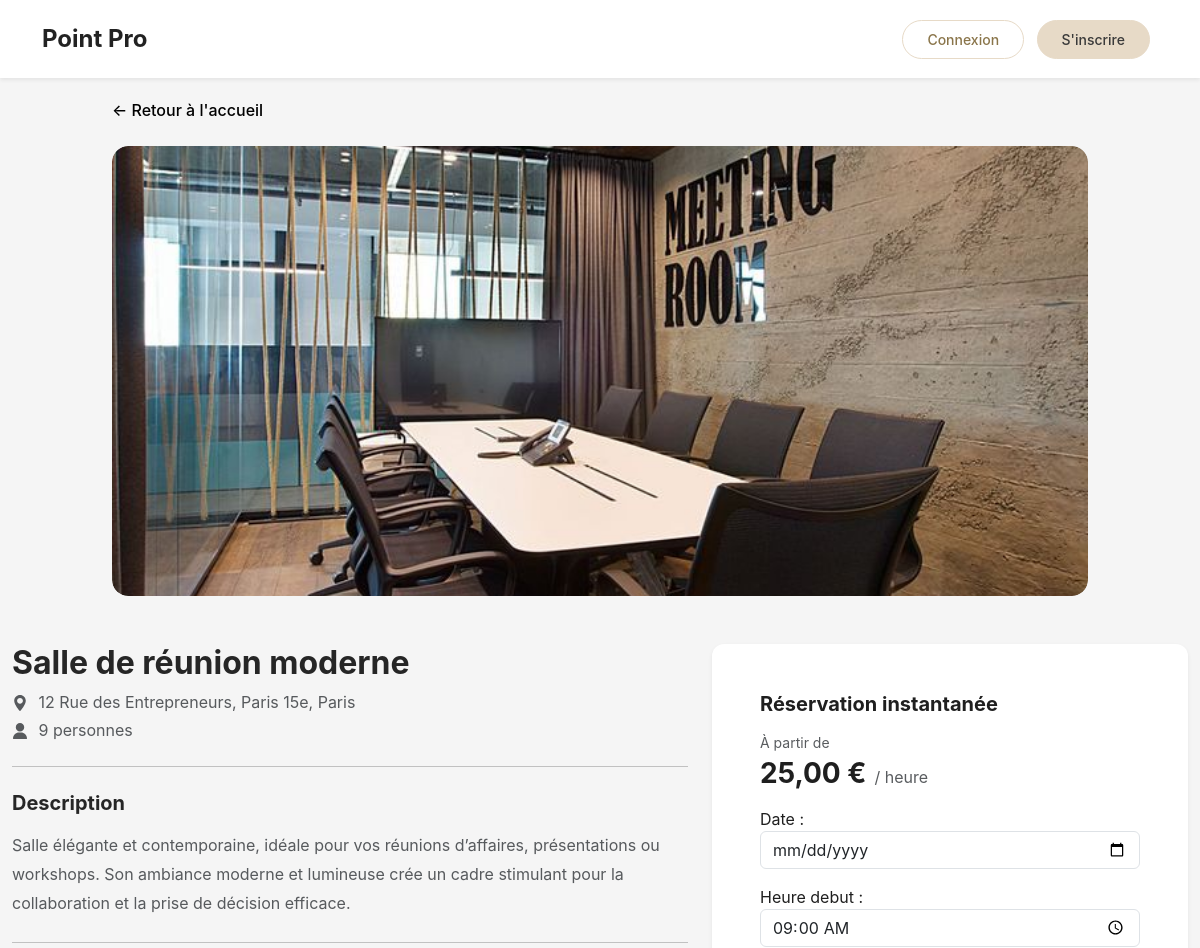
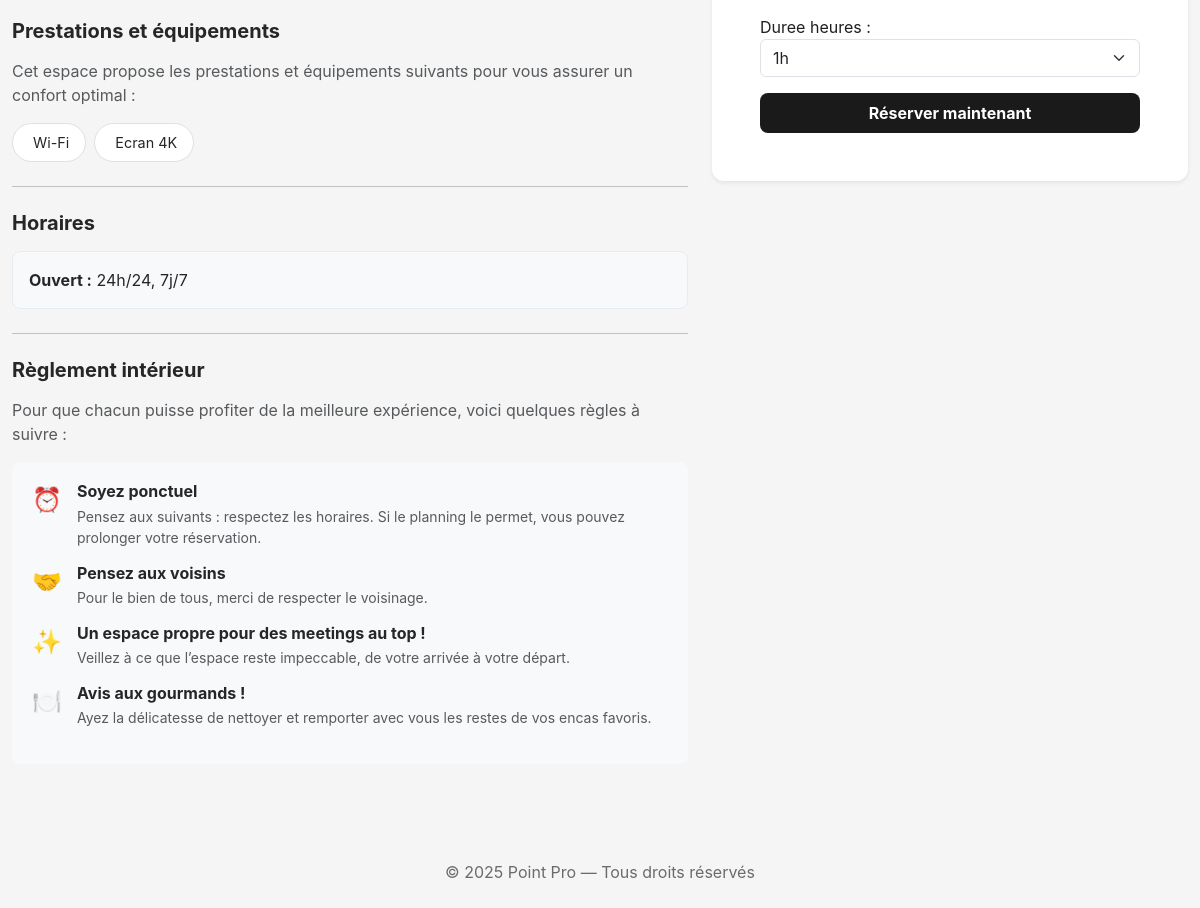
Page /espace/1/ on the committed database (2 pictures, top to bottom).
### client/models.py (models this page shows, shortened)
class Espace(models.Model):
    TYPE_CHOICES = [
        ('petite_salle', 'Petite salle'),
        ('moyenne_salle', 'Moyenne salle'),
        ('grande_salle', 'Grande salle'),
        ('reunion', 'Salle de réunion'),
        ('brainstorming', 'Salle de brainstorming'),
        ('studio', 'Salle de studio'),
        ('espace_detente', 'Espace détente'),
        ('espace_formation', 'Salle de formation'),
    ]
    nom = models.CharField(max_length=100)
    description = models.TextField(blank=True)
    type_espace = models.CharField(max_length=50, choices=TYPE_CHOICES)
    capacite = models.PositiveIntegerField()
    ville = models.CharField(max_length=100)
    adresse = models.CharField(max_length=200, blank=True)
    equipements = models.TextField(blank=True)
    prix_par_heure = models.DecimalField(max_digits=6, decimal_places=2)
    image = models.ImageField(upload_to='espaces/', blank=True, null=True)
    disponible = models.BooleanField(default=True)
    date_creation = models.DateTimeField(auto_now_add=True)

### client/views.py (the view)
# urls.py: path('espace/<int:espace_id>/', views.detail_espace, name='detail_espace'),
def detail_espace(request, espace_id):
    espace = get_object_or_404(Espace, id=espace_id)
    if request.method == "POST":
        if not request.user.is_authenticated:
            messages.error(request, "Veuillez vous connecter pour réserver cet espace.")
            return redirect(f"/users/login/?next=/espace/{espace_id}/")
        form = ReservationForm(request.POST, espace=espace)
        if form.is_valid():
            selected_date = form.cleaned_data['date']
            selected_time = form.cleaned_data['heure_debut']
            selected_datetime = datetime.combine(selected_date, selected_time)
            if selected_datetime < datetime.now():
                messages.error(request, "Vous ne pouvez pas réserver dans le passé.")
                favoris_ids = []
                if request.user.is_authenticated:
                    favoris_ids = list(Favori.objects.filter(user=request.user).values_list('espace_id', flat=True))
                return render(request, 'client/detail_espace.html', {
                    "espace": espace,
                    "form": form,
                    "favoris_ids": favoris_ids
                })
            reservation = form.save(commit=False)
            reservation.user = request.user
            reservation.espace = espace
            reservation.prix_total = espace.prix_par_heure * reservation.duree_heures
            reservation.save()
            return redirect('mes_reservations')
        else:
            messages.error(request, "Impossible de réserver : vérifiez les informations saisies.")
    else:
        form = ReservationForm(espace=espace)
    favoris_ids = []
    if request.user.is_authenticated:
        favoris_ids = list(Favori.objects.filter(user=request.user).values_list('espace_id', flat=True))
    return render(request, 'client/detail_espace.html', {
        "espace": espace,
        "form": form,
        "favoris_ids": favoris_ids
    })

### client/forms.py (shortened to what this page needs)
class ReservationForm(forms.ModelForm):
    class Meta:
        model = Reservation
        fields = ['date', 'heure_debut', 'duree_heures']
        widgets = {
            'date': forms.DateInput(attrs={
                'type': 'date',
                'class': 'form-control',
                'min': date.today().isoformat()
            }),
            'heure_debut': forms.TimeInput(attrs={
                'type': 'time',
                'class': 'form-control'
            }),
            'duree_heures': forms.Select(
                attrs={'class': 'form-select'},
                choices=[(1, '1h'), (2, '2h'), (3, '3h'), (4, '4h')]
            )
        }
    def __init__(self, *args, **kwargs):
        self.espace = kwargs.pop('espace', None)
        super().__init__(*args, **kwargs)

### client/templatetags/extra_filters.py (called while the page is built)
@register.filter
def split_by(value, separator=','):
    if value:
        return [v.strip() for v in value.split(separator)]
    return []

### client/templates/client/detail_espace.html (shortened to what this page needs)
{% extends "client/base.html" %}
{% load static %}
{% load extra_filters %}
{% block content %}
<div class="container-fluid px-0">
    <div class="container" style="max-width: 1000px;">
        <a href="{% url 'accueil' %}" class="btn-back">← Retour à l'accueil</a>
        <div class="row g-0 my-4">
            <div class="col-12">
                {% if espace.images.all %}
                    <div id="carouselEspaces" class="carousel slide" data-bs-ride="carousel">
                        <div class="carousel-inner rounded-4">
                            {% for img in espace.images.all %}
                                <div class="carousel-item {% if forloop.first %}active{% endif %}">
                                    <img src="{{ img.image.url }}" class="d-block w-100 rounded-4" alt="{{ espace.nom }}" style="height: 450px; object-fit: cover;">
                                </div>
                            {% endfor %}
                        </div>
                        <button class="carousel-control-prev" type="button" data-bs-target="#carouselEspaces" data-bs-slide="prev">
                            <span class="carousel-control-prev-icon"></span>
                        </button>
                        <button class="carousel-control-next" type="button" data-bs-target="#carouselEspaces" data-bs-slide="next">
                            <span class="carousel-control-next-icon"></span>
                        </button>
                    </div>
                {% else %}
                    <div class="single-image-container">
                        <img src="{{ espace.image.url }}" class="img-fluid rounded-4" alt="{{ espace.nom }}" style="height: 450px; width: 100%; object-fit: cover;">
                    </div>
                {% endif %}
            </div>
        </div>
    </div>
    <div class="container" style="max-width: 1200px;">
        <div class="row g-4 my-4">
            <div class="col-lg-7">
                <div class="d-flex justify-content-between align-items-start mb-3">
                    <div>
                        <h1 class="fw-bold mb-2" style="font-size: 2rem;">{{ espace.nom }}</h1>
                        {% if espace.adresse %}
                            <p class="text-muted mb-1">
                                {{ espace.adresse }}, {{ espace.ville }}
                            </p>
                        {% endif %}
                        <p class="text-muted mb-0">
                            {{ espace.capacite }} personnes
                        </p>
                    </div>
                </div>
                <hr class="my-4">
                <div class="mb-4">
                    <h2 class="h5 fw-bold mb-3">Description</h2>
                    <p class="text-muted" style="line-height: 1.8;">{{ espace.description }}</p>
                </div>
                <hr class="my-4">
                <div class="mb-4">
                    <h2 class="h5 fw-bold mb-3">Prestations et équipements</h2>
                    <p class="text-muted mb-3">Cet espace propose les prestations et équipements suivants pour vous assurer un confort optimal :</p>
                    <div class="d-flex flex-wrap gap-2">
                        {% for equipement in espace.equipements|split_by:',' %}
                            <span class="equipement-badge">
                                {{ equipement }}
                            </span>
                        {% empty %}
                            <p class="text-muted">Aucun équipement spécifié.</p>
                        {% endfor %}
                    </div>
                </div>
                <hr class="my-4">
                <div class="mb-4">
                    <h2 class="h5 fw-bold mb-3">Horaires</h2>
                    <div class="horaires-box p-3">
                        <p class="mb-0"><strong>Ouvert :</strong> 24h/24, 7j/7</p>
                    </div>
                </div>
                <hr class="my-4">
                <div class="mb-4">
                    <h2 class="h5 fw-bold mb-3">Règlement intérieur</h2>
                    <p class="text-muted mb-3">Pour que chacun puisse profiter de la meilleure expérience, voici quelques règles à suivre :</p>
                    <div class="regles-list">
                        <div class="regle-item mb-3">
                            <div class="regle-icon">⏰</div>
                            <div>
                                <h6 class="fw-bold mb-1">Soyez ponctuel</h6>
                                <p class="text-muted mb-0 small">Pensez aux suivants : respectez les horaires. Si le planning le permet, vous pouvez prolonger votre réservation.</p>
                            </div>
                        </div>
                        <div class="regle-item mb-3">
                            <div class="regle-icon">🤝</div>
                            <div>
                                <h6 class="fw-bold mb-1">Pensez aux voisins</h6>
                                <p class="text-muted mb-0 small">Pour le bien de tous, merci de respecter le voisinage.</p>
                            </div>
                        </div>
                        <div class="regle-item mb-3">
                            <div class="regle-icon">✨</div>
                            <div>
                                <h6 class="fw-bold mb-1">Un espace propre pour des meetings au top !</h6>
                                <p class="text-muted mb-0 small">Veillez à ce que l’espace reste impeccable, de votre arrivée à votre départ.</p>
                            </div>
                        </div>
                        <div class="regle-item mb-3">
                            <div class="regle-icon">🍽️</div>
                            <div>
                                <h6 class="fw-bold mb-1">Avis aux gourmands !</h6>
                                <p class="text-muted mb-0 small">Ayez la délicatesse de nettoyer et remporter avec vous les restes de vos encas favoris.</p>
                            </div>
                        </div>
                    </div>
                </div>
            </div>
            <div class="col-lg-5">
                <div class="reservation-card">
                    <div class="card border-0 shadow-sm">
                        <div class="card-body p-4">
                            <h3 class="h5 fw-bold mb-3">Réservation instantanée</h3>
                            <div class="pricing-section mb-3">
                                <p class="text-muted small mb-1">À partir de</p>
                                <div class="d-flex align-items-baseline">
                                    <span class="h3 fw-bold mb-0">{{ espace.prix_par_heure }} €</span>
                                    <span class="text-muted ms-2">/ heure</span>
                                </div>
                            </div>
                            <form method="POST">
                                {{ form.as_p }}
                                <button type="submit" class="btn btn-dark w-100 py-2 fw-bold">
                                    Réserver maintenant
                                </button>
                            </form>
                        </div>
                    </div>
                </div>
            </div>
        </div>
    </div>
</div>
{% endblock %}

### client/static/client/style.css (style rules this page uses)
body { font-family: "Poppins", sans-serif; background-color: #f5f5f5 !important; }
* { margin: 0; padding: 0; box-sizing: border-box; }
body { margin: 0 !important; padding: 0 !important; }
.btn-dark { background-color: #E7dac7; font-weight: bold; border: none; transition: all 0.2s ease; }
body { padding-top: 80px; }
h1 { font-size: 2rem; font-weight: 700; }
a, button { outline: none !important; }
* { margin:0;padding:0;box-sizing:border-box }
body { font-family:-apple-system,BlinkMacSystemFont,"Segoe UI",Roboto,"Helvetica Neue",Arial,sans-serif; background:#f5f5f5;color:#262626; }
.card { background: #fdfaf6; border-radius: 16px; padding: 1.5rem; box-shadow: 0 6px 20px rgba(0,0,0,0.08); color: #1f1f1f; position: relative; overflow: hidden; display: flex; flex-direction: column; transition: all 0.3s ease; }

### client/templates/client/detail_espace.html (style rules this page uses)
.single-image-container { border-radius: 16px; overflow: hidden; }
.btn-back { display: inline-block; margin-top: 20px; color: rgb(0, 0, 0); text-decoration: none; font-weight: 500; transition: opacity 0.3s; }
.equipement-badge { display: inline-flex; align-items: center; background: white; border: 1px solid #e0e0e0; padding: 8px 16px; border-radius: 20px; font-size: 0.9rem; transition: all 0.2s; }
.horaires-box { background: #f8f9fa; border-radius: 8px; border: 1px solid #e9ecef; }
.regles-list { background: #f8f9fa; padding: 20px; border-radius: 8px; }
.regle-item { display: flex; gap: 15px; align-items: start; }
.regle-icon { font-size: 1.5rem; flex-shrink: 0; }
.reservation-card .card { border-radius: 12px; background: white; }
.btn-dark { background: #1a1a1a; border: none; border-radius: 8px; transition: all 0.2s; }

### rows in the picture
Espace: image (picture), nom "Salle de réunion moderne", adresse "12 Rue des Entrepreneurs, Paris 15e", ville "Paris", capacite "9", description "Salle élégante et contemporaine, idéale pour vos réunions d’affaires, présentations ou workshops. Son ambiance moderne et lumineuse crée un cadre stimulant pour la collaboration et la prise de décision efficace.", prix_par_heure "25,00"

### other values in the picture
{{ equipement }} "Wi-Fi" "Ecran 4K"
